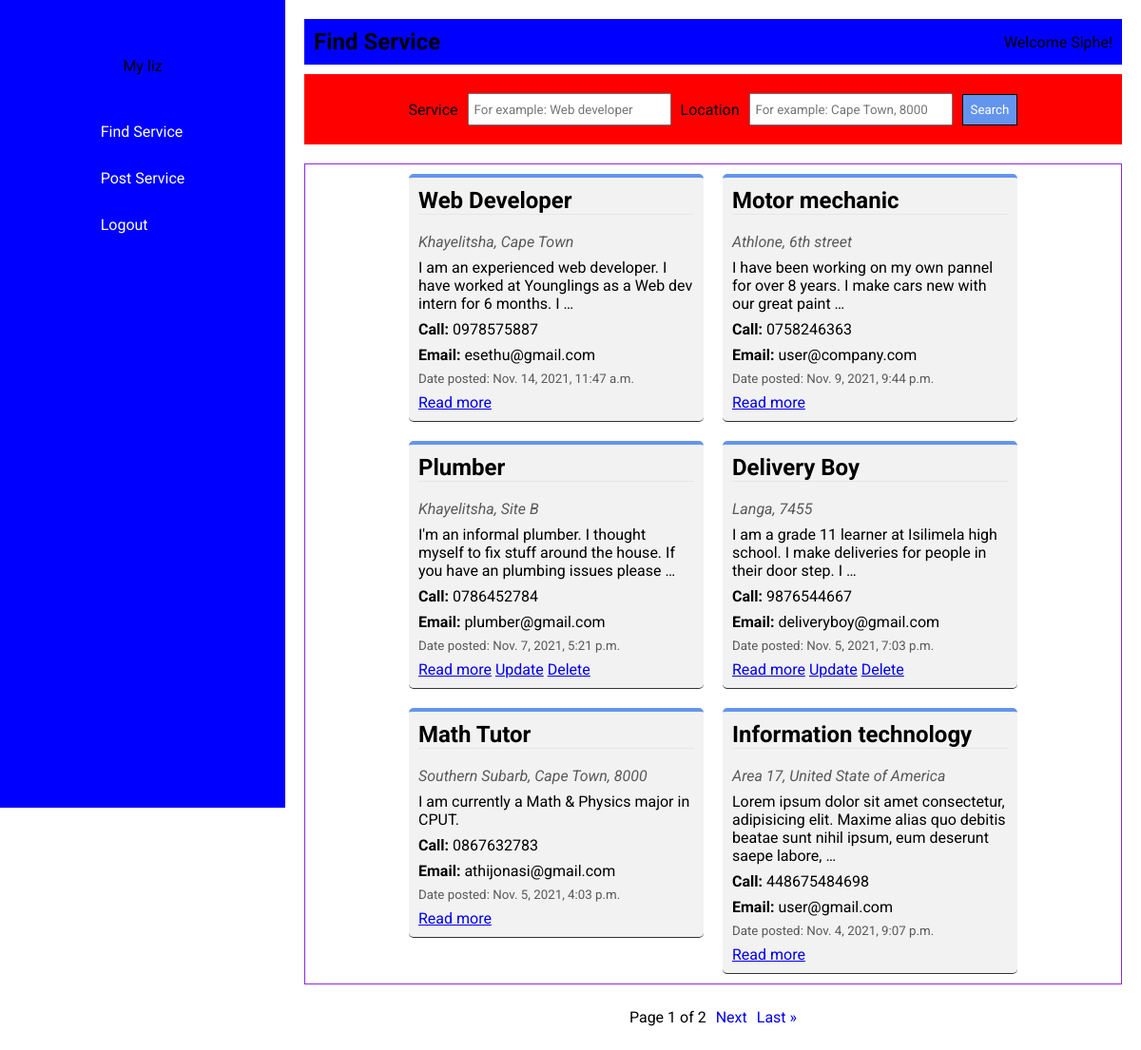
Screenshot of / (signed in) with the database file from the repository.
### main/models.py (models this page shows, shortened)
class Service(models.Model):
    service_name = models.CharField(max_length=200)
    location = models.CharField(max_length=150)
    experience = models.CharField(max_length=400)
    phone = models.CharField(max_length=50)
    email = models.EmailField(max_length=50)
    datecreated = models.DateTimeField(default=datetime.now, blank=True)
    author = models.ForeignKey(User, on_delete=models.CASCADE)

### main/views.py (the view)
# urls.py: path('', views.index, name='index'),
@login_required(login_url='login')
def index(request):
    services = Service.objects.all().order_by('-datecreated')
    myFilter = ServiceFilter(request.GET, queryset=services)
    services = myFilter.qs
    p = Paginator(myFilter.qs, 6)
    page = request.GET.get('page')
    services = p.get_page(page)
    return render(request, 'index.html', {'services': services, 'myFilter': myFilter})

### main/templatetags/main_extras.py (called while the page is built)
@register.simple_tag
def my_url(value, field_name, urlencode=None):
    url = '?{}={}'.format(field_name, value)
    if urlencode:
        querystring = urlencode.split('&')
        filtered_querystring = filter(
            lambda p: p.split('=')[0] != field_name, querystring)
        encoded_querystring = '&'.join(filtered_querystring)
        url = '{}&{}'.format(url, encoded_querystring)
    return url

### templates/index.html (shortened to what this page needs)
{% extends 'base.html' %}
{% load main_extras %}
{% load static %}
{% block links %}
    <link rel="stylesheet" href="{% static 'main/css/home.css' %}">
{% endblock links %}
{% block content %}
    <div class="home-container">
        <div class="home-page-title">
            <h1>Find Service</h1>
            <a href="/profile">Welcome {{ request.user }}!</a>
        </div>
        <div class="home-search">
            <form id="filterForm" action="">
                {{ myFilter.form }}
                <button class="home-search-btn" type="submit">Search</button>
            </form>
        </div>
        <div class="home-service-container">
        {% for service in services %}
            <div class="home-service">
                <h1 id="service-contentc">{{ service.service_name }}</h1><br>
                <address id="service-content">{{ service.location }}</address>
                <p id="service-content">{{ service.experience|truncatewords:20 }}</p>
                <p id="service-content"><strong>Call:</strong> {{ service.phone }}</p>
                <p id="service-content"><strong>Email:</strong> {{ service.email }}</p>
                <small id="service-content">Date posted: {{ service.datecreated }}</small>
                <div class="service-btns">
                        <a id="service-content" href="/view_service/{{ service.id }}">Read more</a>
                    {% if user.is_authenticated and service.author.id == user.id %}
                        <a id="service-content" href="/update/{{ service.id }}">Update</a>
                        <a id="service-content" href="/delete/{{ service.id }}">Delete</a>
                    {% endif %}
                </div>
            </div>
        {% endfor %}
        </div>
        <div class="pagination">
            <span>
                Page {{ services.number }} of {{ services.paginator.num_pages }}
            </span>
            {% if services.has_next %}
            <a href="{% my_url services.next_page_number 'page' request.GET.urlencode %}">Next</a>
            <a href="{% my_url services.paginator.num_pages 'page' request.GET.urlencode %}">Last &raquo;</a>
            {% endif %}
        </div>
    </div>
{% endblock content %}

### static/main/css/style.css (style rules this page uses)
* { margin: 0px; padding: 0px; font-family: 'Roboto', sans-serif; }
body { display: flex; flex-direction: row; background-color: #fff; }

### static/main/css/home.css (style rules this page uses)
.home-container { margin: 20px; }
.home-container .home-page-title { display: flex; flex-direction: row; align-items: center; justify-content: space-between; background-color: blue; margin: 10px 0px 10px 0px; padding: 10px; }
.home-page-title a { text-decoration: none; color: #000; }
.home-container .home-search { background-color: red; padding: 10px; margin: 10px 0px 20px 0px; }
.home-container .home-search form { display: flex; flex-direction: row; flex-wrap: wrap; align-items: center; justify-content: center; }
.home-container .home-search form input { padding: 5px; margin: 10px; width: 200px; height: 20px; }
.home-search-btn { padding: 8px; background-color: cornflowerblue; border: 1px solid black; color: #fff; }
.home-service-container { display: flex; flex-wrap: wrap; align-items: flex-start; justify-content: center; border: 1px solid blueviolet; }
.home-service-container .home-service { display: flex; flex-direction: column; width: 290px; margin: 10px; background-color: rgb(242, 242, 242); padding: 10px; border-top: 4px solid cornflowerblue; border-bottom: 1px solid rgb(51, 51, 51); border-radius: 5px; }
.home-service h1 { border-bottom: 1px solid rgb(230, 230, 230) }
.home-service #service-content { margin-bottom: 8px; }
.home-service-container .home-service address, small { color: rgb(89, 89, 89); }
.pagination { display: flex; align-items: center; justify-content: center; margin: 20px; }
.pagination a, span { margin: 5px; text-decoration: none; }

### rows the page displays
Service: service_name "Web Developer", location "Khayelitsha, Cape Town", experience "I am an experienced web developer. I have worked at Younglings as a Web dev intern for 6 months. I …", phone "0978575887", email "esethu@gmail.com", datecreated "Nov. 14, 2021, 11:47 a.m."
Service: service_name "Motor mechanic", location "Athlone, 6th street", experience "I have been working on my own pannel for over 8 years. I make cars new with our great paint …", phone "0758246363", email "user@company.com", datecreated "Nov. 9, 2021, 9:44 p.m."
Service: service_name "Plumber", location "Khayelitsha, Site B", experience "I'm an informal plumber. I thought myself to fix stuff around the house. If you have an plumbing issues please …", phone "0786452784", email "plumber@gmail.com", datecreated "Nov. 7, 2021, 5:21 p.m."
Service: service_name "Delivery Boy", location "Langa, 7455", experience "I am a grade 11 learner at Isilimela high school. I make deliveries for people in their door step. I …", phone "9876544667", email "deliveryboy@gmail.com", datecreated "Nov. 5, 2021, 7:03 p.m."
Service: service_name "Math Tutor", location "Southern Subarb, Cape Town, 8000", experience "I am currently a Math & Physics major in CPUT.", phone "0867632783", email "athijonasi@gmail.com", datecreated "Nov. 5, 2021, 4:03 p.m."
Service: service_name "Information technology", location "Area 17, United State of America", experience "Lorem ipsum dolor sit amet consectetur, adipisicing elit. Maxime alias quo debitis beatae sunt nihil ipsum, eum deserunt saepe labore, …", phone "448675484698", email "user@gmail.com", datecreated "Nov. 4, 2021, 9:07 p.m."

### other values shown
{{ request.user }} "Siphe"
{{ services.number }} "1"
{{ services.paginator.num_pages }} "2"
